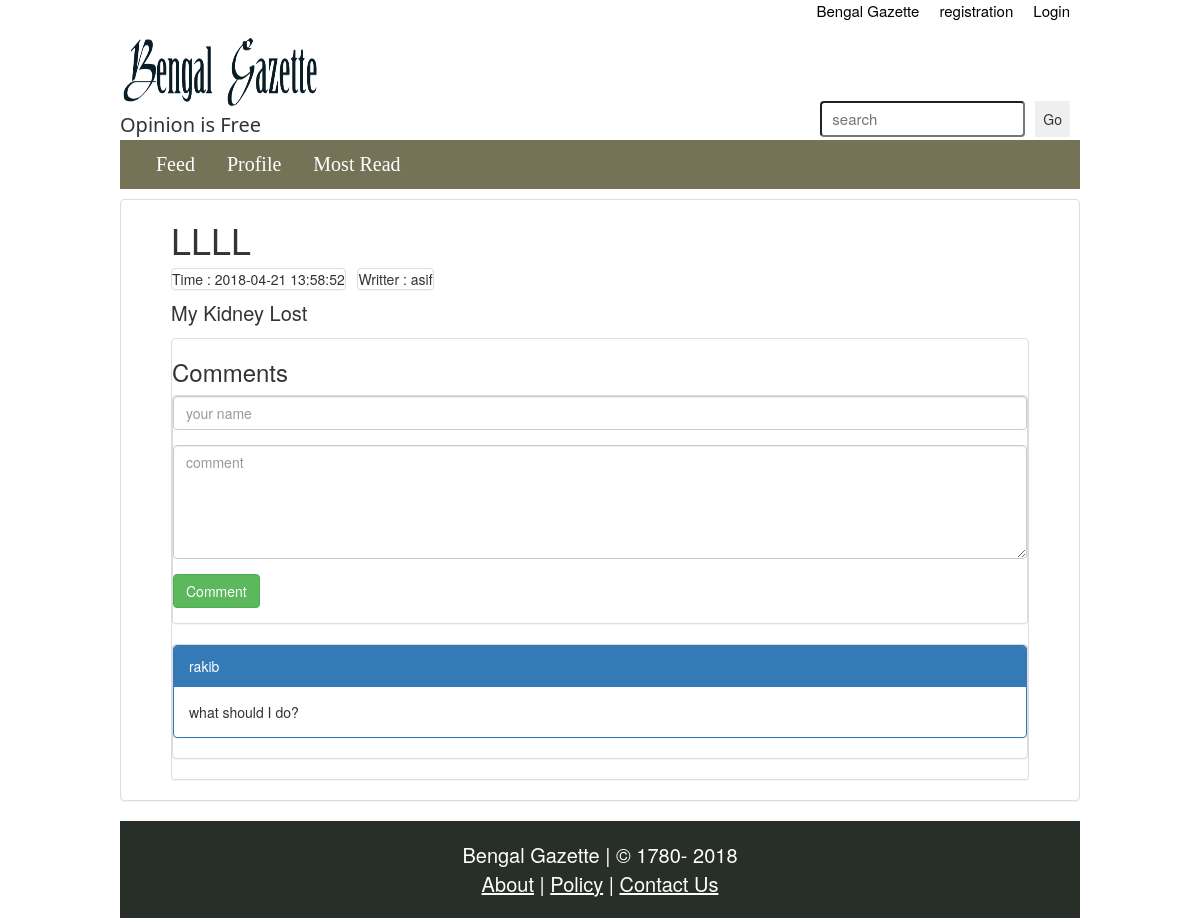
The page /Opinion/opinion.php?q=9006 on the database as committed earlier.
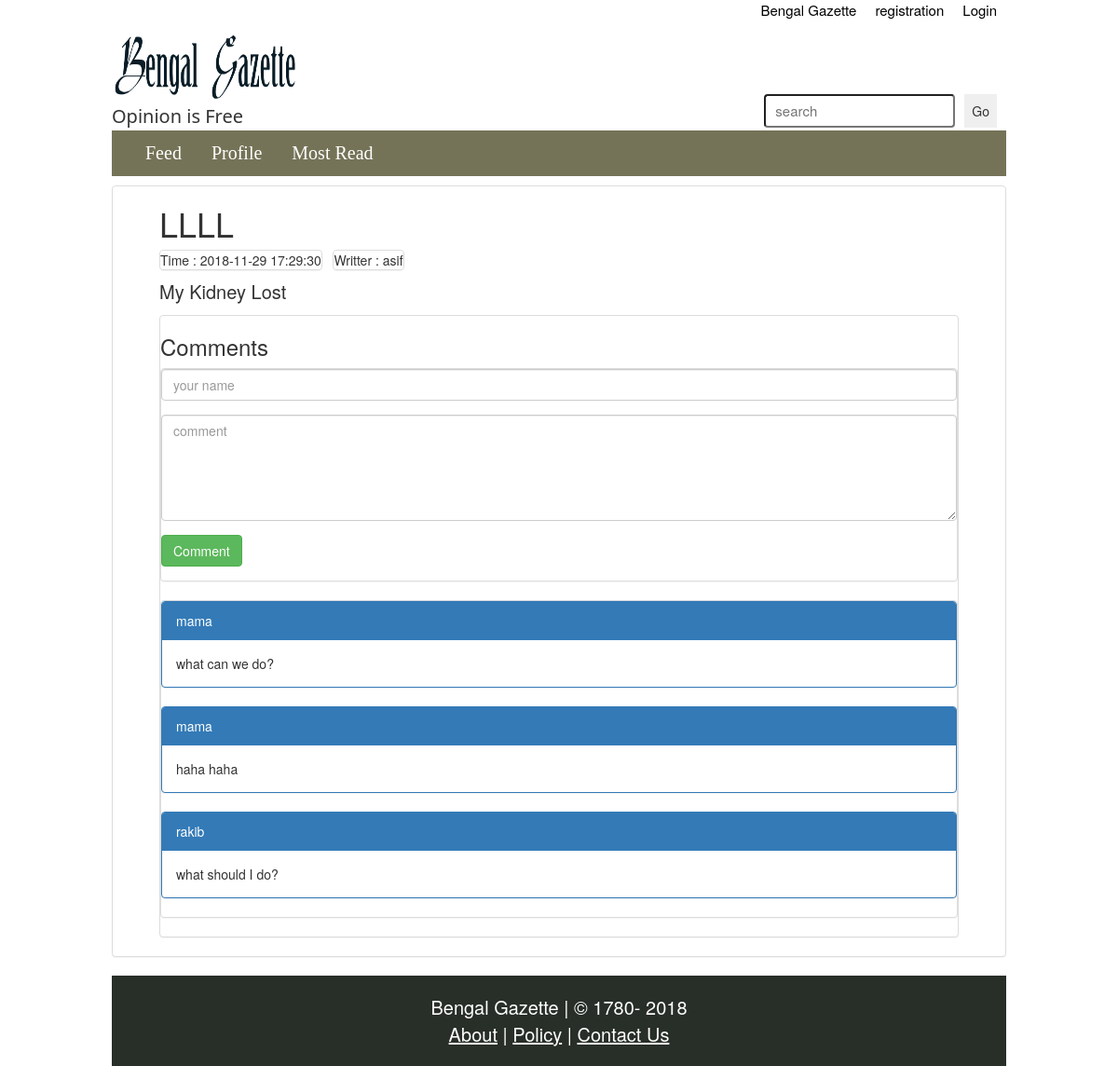
The same page on the database as committed later.
### tables this page shows
CREATE TABLE `news` (
  `newsID` int(10) NOT NULL,
  `headline` varchar(100) NOT NULL,
  `description` varchar(10000) NOT NULL,
  `writterID` int(10) NOT NULL,
  `categoryID` int(10) NOT NULL,
  `popularity` int(5) NOT NULL DEFAULT '0',
  `written_at` timestamp NOT NULL DEFAULT CURRENT_TIMESTAMP ON UPDATE CURRENT_TIMESTAMP,
  `deleted_at` timestamp NULL DEFAULT '0000-00-00 00:00:00'
);

CREATE TABLE `comments` (
  `commentID` int(10) NOT NULL,
  `newsID` int(10) NOT NULL,
  `commenter` varchar(100) NOT NULL,
  `comment` varchar(300) NOT NULL,
  `comment_time` timestamp NOT NULL DEFAULT CURRENT_TIMESTAMP ON UPDATE CURRENT_TIMESTAMP,
  `deleted_at` timestamp NULL DEFAULT '0000-00-00 00:00:00'
);

### Opinion/opinion.php (the view, shortened to what this page needs)
<?php
	if (isset($_GET["q"])) {
		$q = $_GET["q"];
		$conn = DB_START();
		$sql = "SELECT * FROM news WHERE newsID = $q";
		$result = mysqli_query ($conn, $sql);
		$opinion = mysqli_fetch_assoc($result);
		$popularity = $opinion["popularity"];
		$popularity = $popularity+1;
		$sql = "UPDATE `news` SET `popularity` = ".$popularity." WHERE `news`.`newsID` = ".$opinion['newsID'].";";
		mysqli_query($conn, $sql);
		$sql1 = "SELECT userName FROM users WHERE userID = ".$opinion['writterID'];
		$us = mysqli_query($conn, $sql1);
		$user = mysqli_fetch_assoc($us);
		$sql1 = "SELECT * FROM comments WHERE newsID = ".$q." AND deleted_at IS NULL ORDER BY commentID DESC";
		$comment_list = mysqli_query($conn, $sql1);
?>
<!DOCTYPE html>
<html>
<head>
	<link rel="stylesheet" type="text/css" href="../CSS/opinionindex.css">
	<link rel="stylesheet" type="text/css" href="../CSS/css/bootstrap.css">
</head>
<body>
	<div id="main_div">
		<div>
			<ul>
				<li class="login_reg"><a class="log_reg_btn" href="login.php">Login</a></li>
				<li class="login_reg"><a class="log_reg_btn" href="signup.php">registration</a></li>
				<li class="login_reg"><a class="log_reg_btn" href="/BenGaz/index.php">Bengal Gazette</a></li>
			</ul>
		</div>
		<div id="top_logo">
			<a href="index.php"><img src="../IMG/BengalGazetteLogo.png" width="200px" height="80px"></a>
			<div style="float:right;">
				<input id="search_btn" style="float: right" type="submit" name="searchbtn" value="Go" onclick="alert('Coming soon...')">
				<input id="search_box" type="text" name="searchBox" placeholder="search">
			</div>
			<p style="font-family:'Segoe UI';font-size: 20px;margin: 0px;">Opinion is Free</p>
		</div>
		<div id="menubar">
			<ul id="menubar_ul">
				<li class="bar_item"><a class="bar_btn" href="index.php">Feed</a></li>
	  			<li class="bar_item"><a class="bar_btn" href="profile.php">Profile</a></li>
			  	<li class="bar_item"><a class="bar_btn" href="#contact">Most Read</a></li>
			</ul>
		</div>
		<div class="panel panel-default" style="padding: 0px 50px;text-align: justify;">
			<h1> <?php echo($opinion["headline"]); ?></h1>
			<p>
				<span class=" panel panel-default">Time : <?php echo($opinion["written_at"]); ?></span>&nbsp;&nbsp;&nbsp;<span class=" panel panel-default">Writter : <?php echo($user["userName"]); ?></span>
			</p>
			<p style="font-size: 20px;"><?php echo($opinion["description"]); ?></p>
			<div class="panel panel-default">
				<h3>Comments</h3>
				<div class="panel panel-default">
					<form method="post" action="">
						<div class="form-group">
							<input type="text" class="form-control" name="commenter" placeholder="your name">
						</div>
						<div class="form-group">
	      					<textarea class="form-control" rows="5" name="comment" placeholder="comment"></textarea>
	    				</div>
	    				<div class="form-group">
	    					<input type="submit" class="btn btn-success" name="submit" value="Comment">
	    				</div>
	    			</form>
				</div>
				<div class="panel panel-default">
				<?php
					while ($cmt = mysqli_fetch_array($comment_list)) {
					echo '
						<div class="panel panel-primary">
							<div class="panel-heading">'.$cmt["commenter"].'</div>
							<div class="panel-body">'.$cmt["comment"].'</div>
						</div>';
					}
				?>
				</div>
			</div>
		</div>
		<div id="footer">
			<p>Bengal Gazette | &copy 1780- <?php echo date("Y"); ?><br>
				<a class="footer_links" href="../about.php">About</a> |
				<a class="footer_links" href="../policy.php">Policy</a> |
				<a class="footer_links" href="../contact.php">Contact Us</a>
			</p>
		</div>
	</div>
</body>
</html>
<?php
	}
	else {
		header("location: index.php");
	}
?>

Rows that differ between the two databases and show on the page:
changed news "LLLL": written_at "2018-04-21 13:58:52" → "2018-11-29 17:29:30"
added comments: commenter "mama", comment "what can we do?"
added comments: commenter "mama", comment "haha haha"
